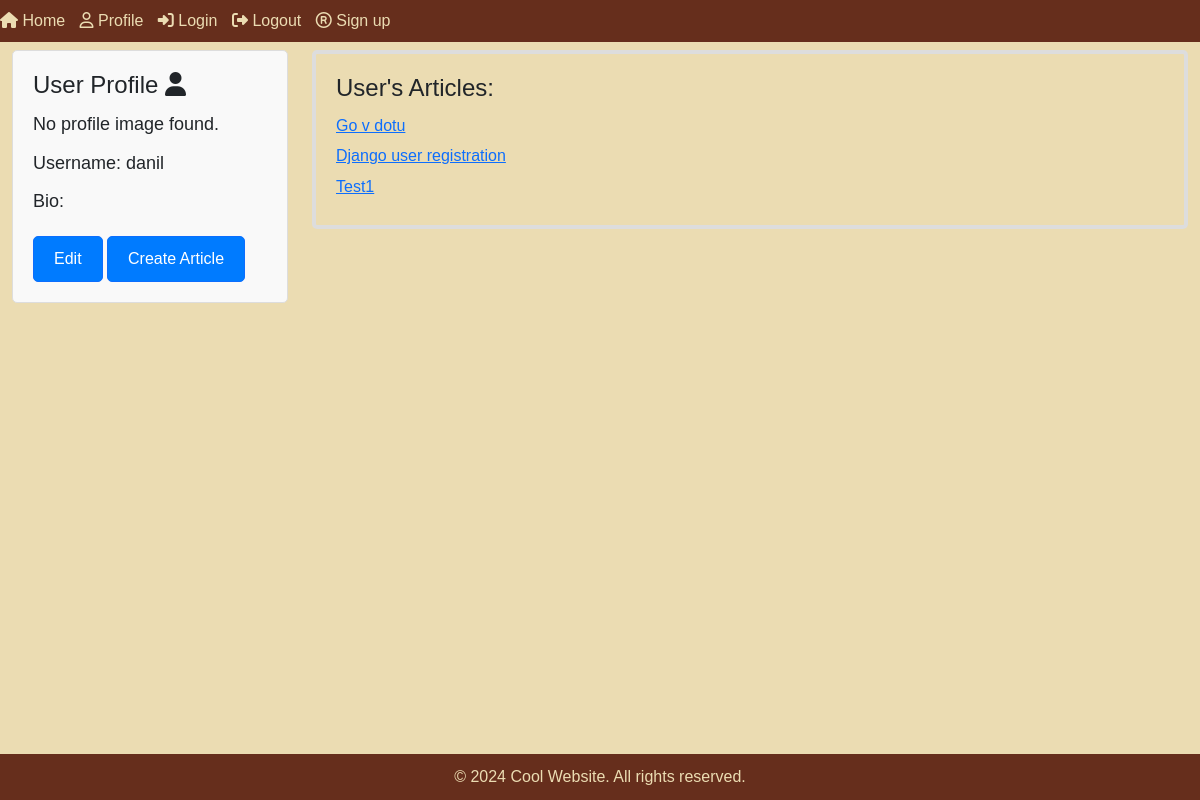
/accounts/profile/ (signed in), run on an earlier commit of the app's database.
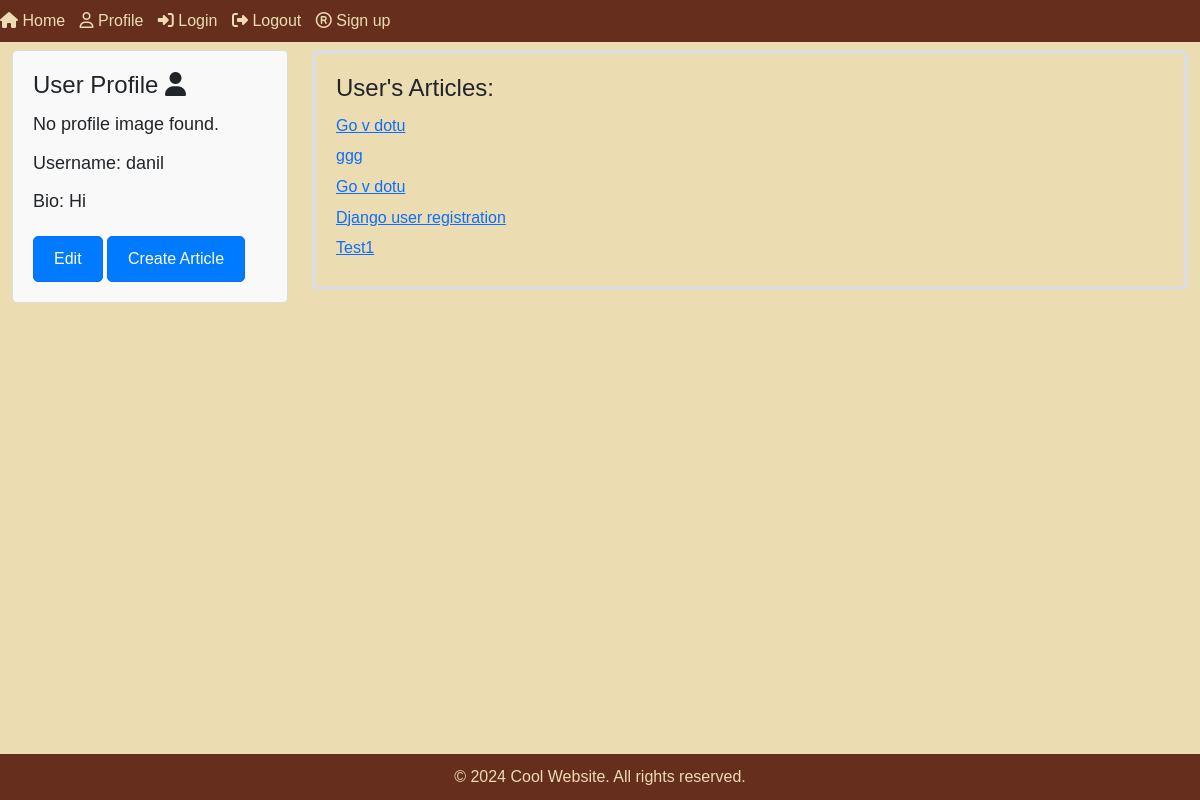
And on a later commit of the database.
### articles/models.py (models this page shows, shortened)
class Article(models.Model):
    article_title = models.CharField('Name of the text', max_length=255)
    article_text = models.TextField('Text')
    pub_date = models.DateTimeField('Date of the publication', auto_now_add=True)
    author = models.ForeignKey(User, on_delete=models.CASCADE, default=1)
    category = models.ForeignKey(Category, on_delete=models.CASCADE, blank=True, null=True)

class UserProfile(models.Model):
    user = models.OneToOneField(User, on_delete=models.CASCADE)
    bio = models.TextField(blank=True)
    profile_image = models.ImageField(upload_to=user_directory_path, blank=True, null=True)

### articles/views.py (the view)
# urls.py: path('accounts/profile/', views.profile, name='profile'),
@login_required
def profile(request):
    try:
        user_profile = request.user.userprofile
    except UserProfile.DoesNotExist:
        user_profile = None
    user_articles = Article.objects.filter(author=request.user).order_by('-pub_date').select_related('author')
    return render(request, 'articles/profile.html', {'user_profile': user_profile, 'user_articles': user_articles})

### templates/articles/profile.html (shortened to what this page needs)
{% extends 'base.html' %}
{% block content %}
<div class="container-xxl">
    <div class="row">
        <div class="col-lg-3">
            <div class="profile">
                <h2>User Profile <i class="fas fa-user"></i></h2>
                {% if user_profile.profile_image %}
                    <img src="{{ user_profile.profile_image.url }}" alt="Profile Image" class="profile-image">
                {% else %}
                    <p>No profile image found.</p>
                {% endif %}
                <p>Username: {{ user_profile.user.username }}</p>
                <p>Bio: {{ user_profile.bio }}</p>
                <a href="{% url 'update_profile' %}" class="btn btn-primary">Edit</a>
                <a href="{% url 'user_create_article' %}" class="btn btn-primary">Create Article</a>
            </div>
        </div>
        <div class="col-lg-9">
            <div class="user-articles">
                <h3>User's Articles:</h3>
                {% if user_articles %}
                    <ul>
                        {% for article in user_articles %}
                            <li><a href="{% url 'articles:detail' article.id %}">{{ article.article_title }}</a></li>
                        {% endfor %}
                    </ul>
                {% else %}
                    <p>No articles found.</p>
                {% endif %}
            </div>
        </div>
    </div>
</div>
{% endblock %}

What changed in the data, as far as the page shows it:
changed UserProfile "danil": bio (not shown) → "Hi"
added Article: article_title "Go v dotu"
added Article: article_title "ggg"
